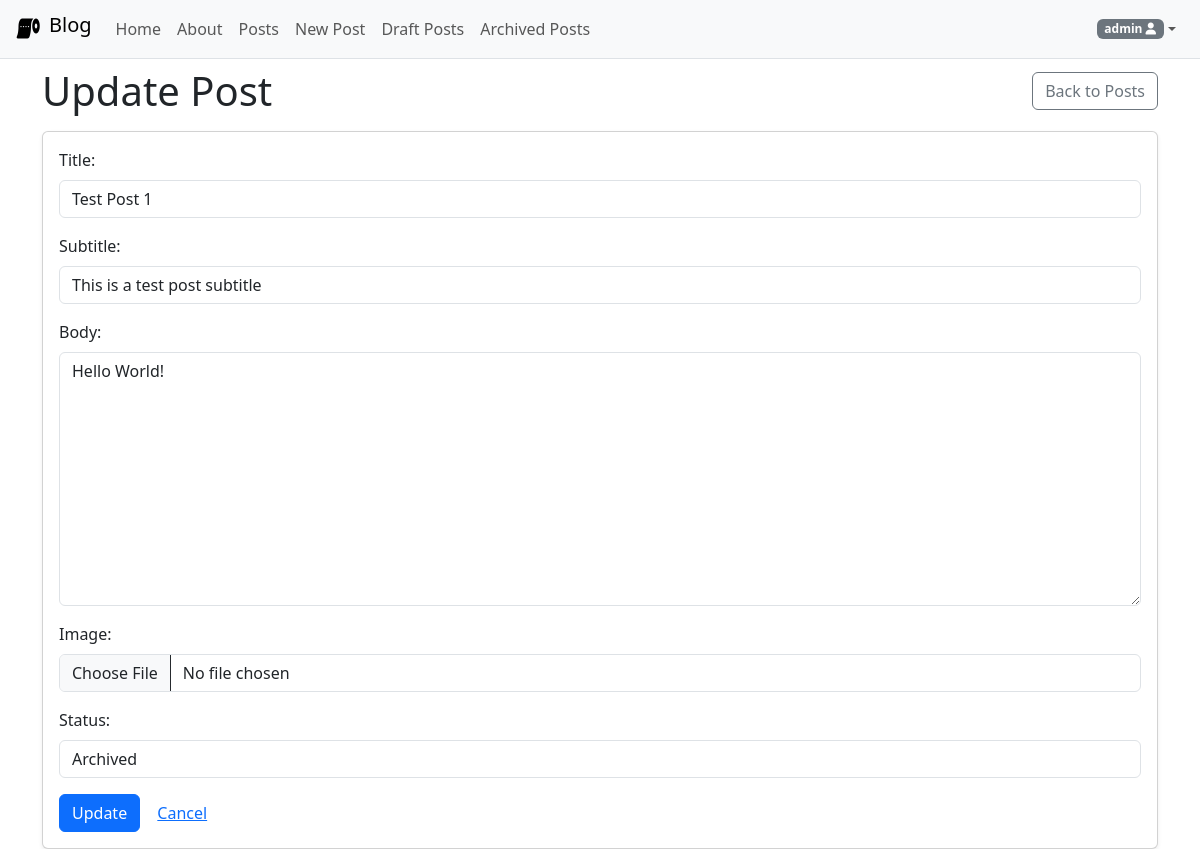
The app's page /posts/update/1/ (signed in), older data.
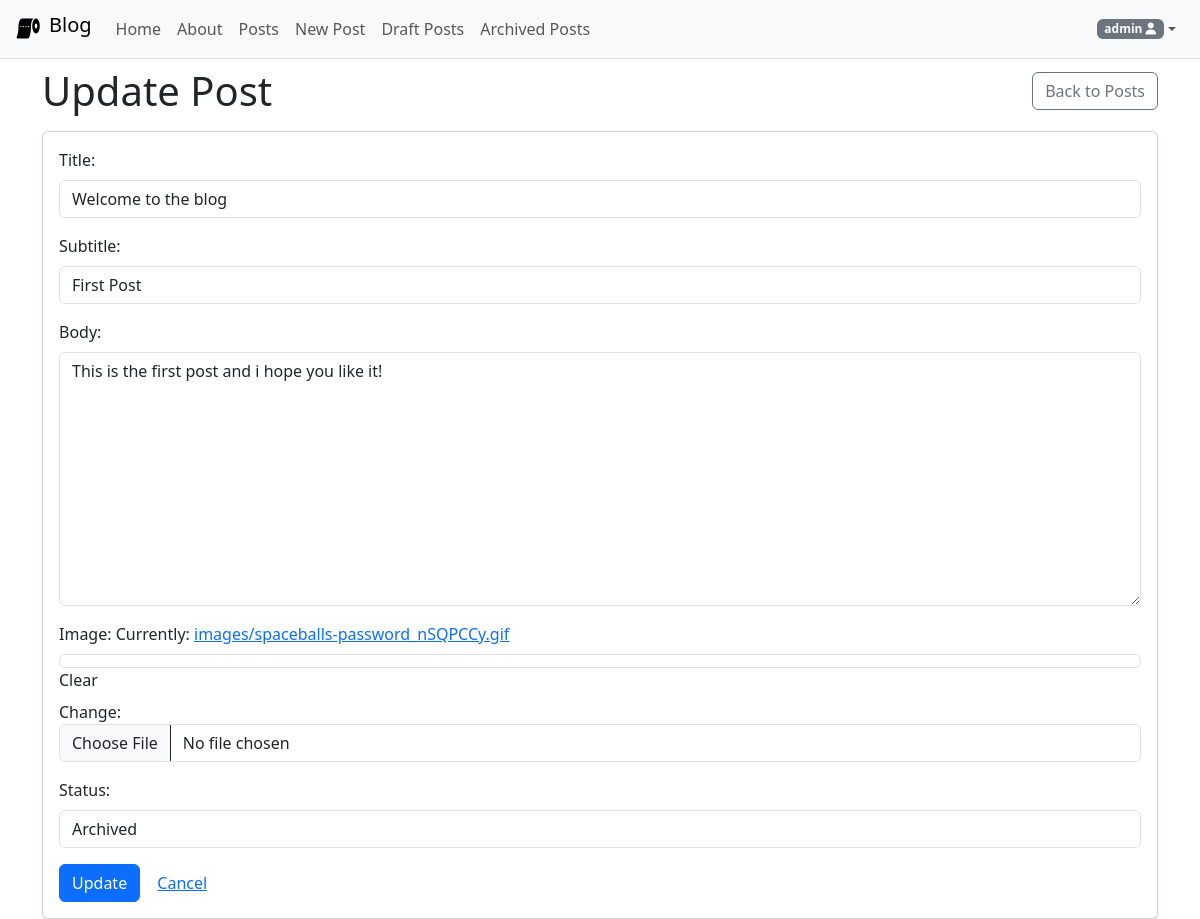
The same page, newer data.
### posts/models.py (models this page shows, shortened)
class Post(models.Model):
    title = models.CharField(max_length=128)
    subtitle = models.CharField(max_length=256, blank=True)
    body = models.TextField()
    image = models.ImageField(upload_to='images/', blank=True)
    created_on = models.DateTimeField(auto_now_add=True)
    author = models.ForeignKey(
        get_user_model(),
        on_delete=models.CASCADE,
        related_name='posts'
    )
    status = models.ForeignKey(
        Status,
        on_delete=models.PROTECT,
        null=False,
        related_name='posts'
    )

### posts/views.py (the view)
# urls.py: path("update/<int:pk>/", PostUpdateView.as_view(), name="post_update"),
class PostUpdateView(LoginRequiredMixin, UserPassesTestMixin, UpdateView):
    template_name = "posts/update.html"
    context_object_name = "single_post"
    model = Post
    fields = ["title", "subtitle", "body", "image", "status"]
    def test_func(self):
        post = self.get_object()
        if self.request.user == post.author:
            return True
        else:
            return False

### posts/models.py (called while the page is built)
    def __str__(self):
        return self.name

### templates/posts/update.html (shortened to what this page needs)
{% extends 'base.html' %}
{% load static %}
{% block css %}
    <link rel="stylesheet" href="{% static 'css/posts.css' %}">
{% endblock %}
{% block content %}
    <div class="d-flex justify-content-between align-items-center mb-3">
        <h1 class="mb-0">Update Post</h1>
        <a href="{% url 'post_list' %}" class="btn btn-outline-secondary">Back to Posts</a>
    </div>
    <div class="card shadow-sm">
        <div class="card-body">
            <form id="update-form" method="post" enctype="multipart/form-data">
                {{ form.as_p }}
                <div class="mt-3">
                    <input type="submit" value="Update" class="btn btn-primary">
                    <a href="{% url 'post_detail' single_post.id %}" class="btn btn-link">Cancel</a>
                </div>
            </form>
        </div>
    </div>
{% endblock %}

Row changes from the older to the newer data that the page shows:
changed Post "Archived": title "Test Post 1" → "Welcome to the blog"; subtitle "This is a test post subtitle" → "First Post"; body "Hello World!" → "This is the first post and i hope you like it!"
Text that changed along with them:
form field as_p: (not shown) → "☐"
text no longer shown: "Title: Subtitle: Body: Image: Status:"
text now shown: "Title: Subtitle: Body: Image: Currently: images/spaceballs-password_nSQPCCy.gif Clear Change: Status:"
